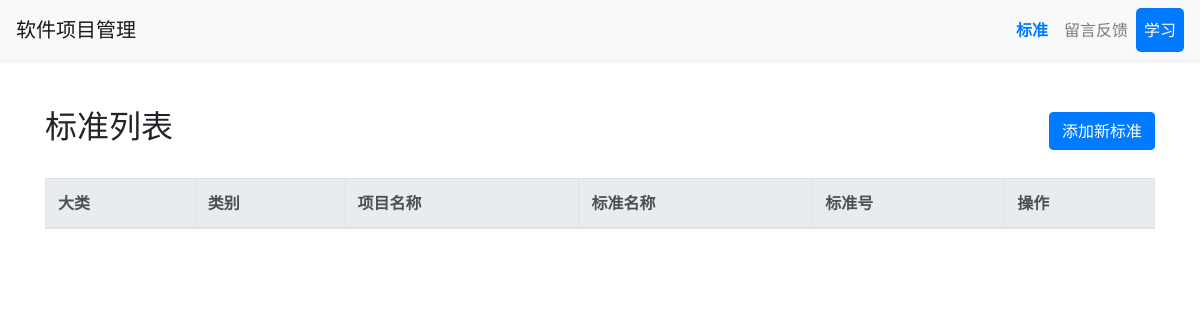
Before: /admin_standard/ with the older database file.
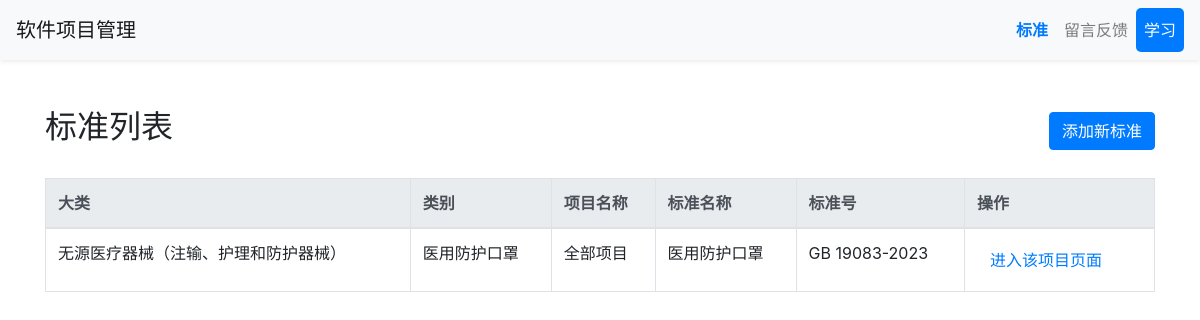
After: the same page with the newer database file.
### Project/models.py (models this page shows, shortened)
class Standard(models.Model):
    BroadCategory = models.CharField(max_length=50, null=False)
    Category = models.CharField(max_length=50, null=False)
    Project = models.CharField(max_length=50, null=False)
    StandardName = models.CharField(max_length=50, null=False)
    StandardNumber = models.CharField(max_length=50, null=False)
    class Meta:
        constraints = [
            models.UniqueConstraint(
                fields=(
                    'Category',
                    'Project',
                    'StandardName',
                    'StandardNumber'
                    ),
                name='UniqueStandard'
            )
        ]

### Project/views.py (the view)
# urls.py: path('admin_standard/', views.admin_standard, name='admin_standard'),
def admin_standard(request):
    standards = Standard.objects.all()
    return render(request, 'admin_standard.html', {'standards': standards})

### templates/admin_standard.html (shortened to what this page needs)
{% load static %}
<!DOCTYPE html>
<html lang="zh-CN">
<head>
    <link href="https://cdn.jsdelivr.net/npm/bootstrap@4.6.2/dist/css/bootstrap.min.css" rel="stylesheet">
    <link href="{% static 'css/standards.css' %}" rel="stylesheet">
</head>
<body>
<nav class="navbar navbar-expand-lg navbar-light bg-light shadow-sm">
    <a class="navbar-brand" href="{% url 'index_view' %}">软件项目管理</a>
    <div class="collapse navbar-collapse" id="navbarNav">
        <ul class="navbar-nav ml-auto">
            <li class="nav-item active">
                <a class="nav-link" href="{% url 'admin_standard' %}">标准</a>
            </li>
            <li class="nav-item">
                <a class="nav-link" href="#">留言反馈</a>
            </li>
            <li class="nav-item">
                <a class="nav-link" href="#">学习</a>
            </li>
        </ul>
    </div>
</nav>
<div class="container my-5">
    <div class="d-flex justify-content-between align-items-center mb-4">
        <h2>标准列表</h2>
        <button type="button" class="btn btn-primary" data-toggle="modal" data-target="#addStandardModal">
            添加新标准
        </button>
    </div>
    <table class="table table-bordered table-hover">
        <thead class="thead-light">
            <tr>
                <th>大类</th>
                <th>类别</th>
                <th>项目名称</th>
                <th>标准名称</th>
                <th>标准号</th>
                <th>操作</th>
            </tr>
        </thead>
        <tbody>
        {% for standard in standards %}
            <tr>
                <td>{{ standard.BroadCategory }}</td>
                <td>{{ standard.Category }}</td>
                <td>{{ standard.Project }}</td>
                <td>{{ standard.StandardName }}</td>
                <td>{{ standard.StandardNumber }}</td>
                <td>
                    <a href="{% url 'standard_projects' standard.id %}" class="btn btn-link">进入该项目页面</a>
                </td>
            </tr>
        {% endfor %}
        </tbody>
    </table>
</div>
</body>
</html>

### static/css/standards.css (style rules this page uses)
.navbar-light { background-color: #f8f9fa; }
.navbar-nav .nav-link { color: #343a40; padding: 10px 20px; }
.navbar-nav .nav-item.active .nav-link { font-weight: bold; color: #007bff; }
.navbar-nav .nav-item:last-child .nav-link { background-color: #007bff; color: white; border-radius: 5px; }

Changed rows visible on the page:
added Standard: BroadCategory "无源医疗器械（注输、护理和防护器械）", Category "医用防护口罩", Project "全部项目", StandardName "医用防护口罩", StandardNumber "GB 19083-2023"
